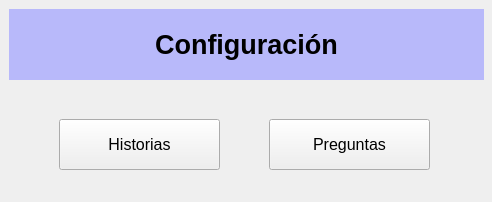
<?xml version="1.0" encoding="UTF-8"?>
<ui version="4.0">
 <class>Form</class>
 <widget class="QWidget" name="Form">
  <property name="geometry">
   <rect>
    <x>0</x>
    <y>0</y>
    <width>492</width>
    <height>202</height>
   </rect>
  </property>
  <property name="windowTitle">
   <string>Form</string>
  </property>
  <widget class="QFrame" name="frame">
   <property name="geometry">
    <rect>
     <x>9</x>
     <y>9</y>
     <width>492</width>
     <height>202</height>
    </rect>
   </property>
   <property name="minimumSize">
    <size>
     <width>0</width>
     <height>91</height>
    </size>
   </property>
   <property name="maximumSize">
    <size>
     <width>1000</width>
     <height>1000</height>
    </size>
   </property>
   <property name="styleSheet">
    <string notr="true"/>
   </property>
   <property name="frameShape">
    <enum>QFrame::NoFrame</enum>
   </property>
   <property name="frameShadow">
    <enum>QFrame::Raised</enum>
   </property>
   <widget class="QLabel" name="titulo">
    <property name="geometry">
     <rect>
      <x>0</x>
      <y>0</y>
      <width>475</width>
      <height>71</height>
     </rect>
    </property>
    <property name="sizePolicy">
     <sizepolicy hsizetype="Expanding" vsizetype="Preferred">
      <horstretch>0</horstretch>
      <verstretch>0</verstretch>
     </sizepolicy>
    </property>
    <property name="maximumSize">
     <size>
      <width>475</width>
      <height>800</height>
     </size>
    </property>
    <property name="font">
     <font>
      <family>Ubuntu</family>
      <pointsize>20</pointsize>
      <weight>75</weight>
      <italic>false</italic>
      <bold>true</bold>
     </font>
    </property>
    <property name="styleSheet">
     <string notr="true">background-color: rgba(183, 184, 250, 252)</string>
    </property>
    <property name="frameShape">
     <enum>QFrame::NoFrame</enum>
    </property>
    <property name="frameShadow">
     <enum>QFrame::Plain</enum>
    </property>
    <property name="text">
     <string>Configuración</string>
    </property>
    <property name="alignment">
     <set>Qt::AlignCenter</set>
    </property>
   </widget>
   <widget class="QPushButton" name="historias_button">
    <property name="geometry">
     <rect>
      <x>50</x>
      <y>110</y>
      <width>161</width>
      <height>51</height>
     </rect>
    </property>
    <property name="font">
     <font>
      <pointsize>12</pointsize>
     </font>
    </property>
    <property name="text">
     <string>Historias</string>
    </property>
    <property name="iconSize">
     <size>
      <width>22</width>
      <height>22</height>
     </size>
    </property>
   </widget>
   <widget class="QPushButton" name="preguntas_button">
    <property name="geometry">
     <rect>
      <x>260</x>
      <y>110</y>
      <width>161</width>
      <height>51</height>
     </rect>
    </property>
    <property name="font">
     <font>
      <pointsize>12</pointsize>
     </font>
    </property>
    <property name="text">
     <string>Preguntas</string>
    </property>
    <property name="iconSize">
     <size>
      <width>22</width>
      <height>22</height>
     </size>
    </property>
   </widget>
  </widget>
 </widget>
 <resources>
  <include location="iconos/recursos_formularios.qrc"/>
 </resources>
 <connections/>
</ui>
